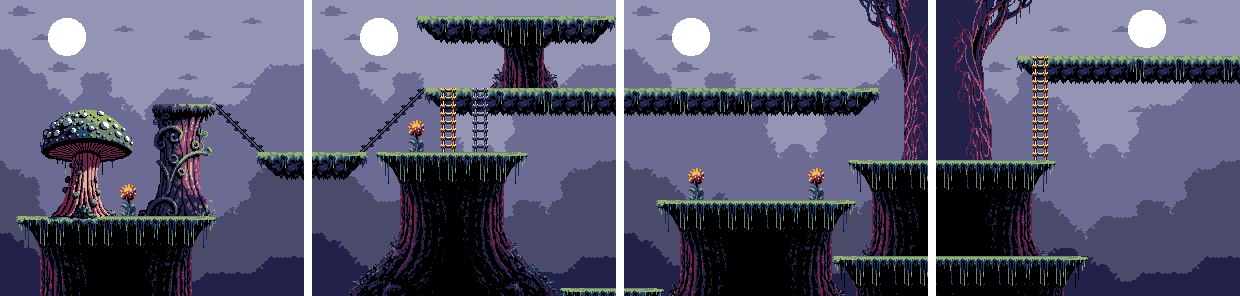

The image is a tile-based game level rendered from a .tmx file. Its description and source (layers, tilesets, objects; grid data summarised) follow:
An orthogonal 155x37 tile map with 8x8 px tiles, 3 tile layers (backdrop, trees sides, foreground), 1 hidden layer not drawn.

<map version="1.10" tiledversion="1.11.0" orientation="orthogonal" renderorder="right-down" width="155" height="37" tilewidth="8" tileheight="8" infinite="0" nextlayerid="5" nextobjectid="1">
 <tileset firstgid="1" source="mushroom.tiles.tsx" />
 <layer id="1" name="backdrop" width="155" height="37">
  <data>[5735 cells, 5735 non-empty, 64 distinct tile ids]</data>
 </layer>
 <layer id="3" name="trees sides" width="155" height="37">
  <data>[5735 cells, 501 non-empty, 158 distinct tile ids]</data>
 </layer>
 <layer id="2" name="foreground" width="155" height="37">
  <data>[5735 cells, 1998 non-empty, 555 distinct tile ids]</data>
 </layer>
 <layer id="4" name="bushes" width="155" height="37" visible="0">
  <data>[5735 cells, 244 non-empty, 44 distinct tile ids]</data>
 </layer>
</map>
